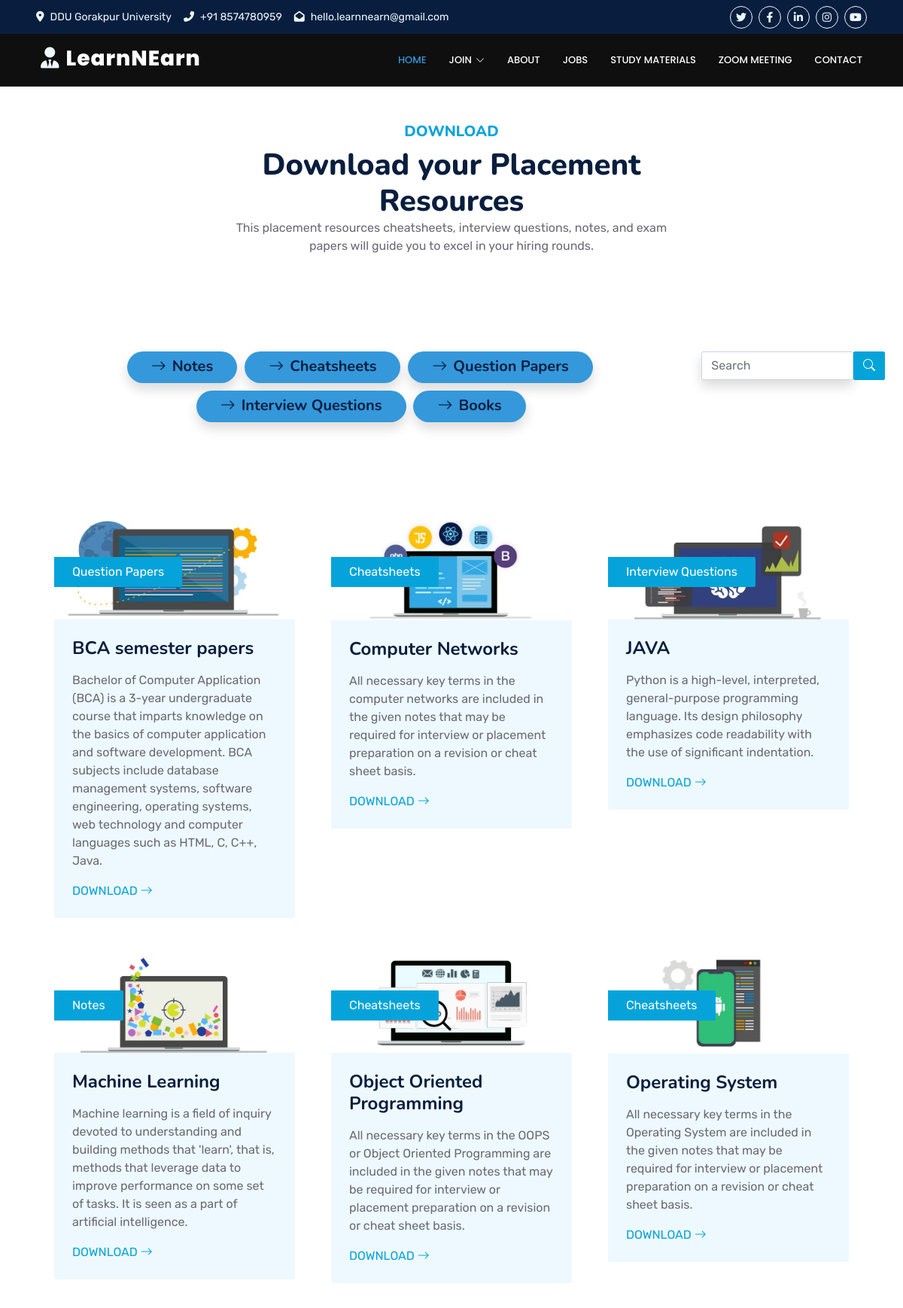
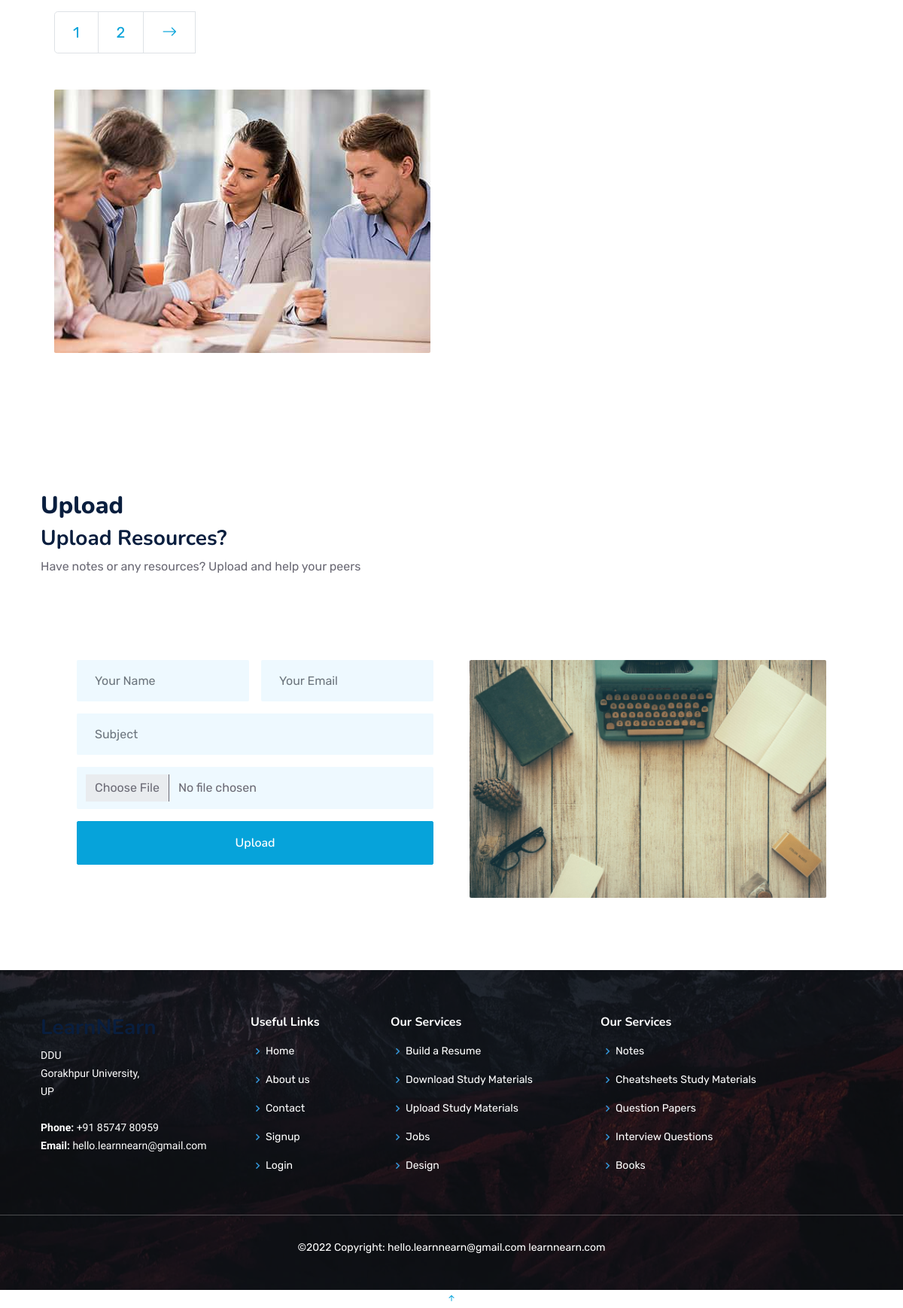
The app's page /notes/ with its own data (2 pictures, top to bottom).
### notes/models.py (models this page shows, shortened)
class AddCateg(models.Model):
     categId= models.AutoField(primary_key=True)
     categName=models.CharField(max_length = 100)
     def __str__(self):
          return self.categName

class AddNotes(models.Model):
     nname = models.CharField(max_length = 100)
     ncateg = models.ForeignKey(AddCateg, on_delete=models.CASCADE, null=True)
     ndesc = models.TextField(null=True)
     nimg=models.FileField(upload_to="notes/", max_length=500, null=True, default=None)
     nfile=models.FileField(null=True)

### notes/views.py (the view)
# urls.py: path('notes/', views.Notes, name='notes'),
def Notes(request):
    NotesData=AddNotes.objects.all().order_by('nname')
    categData=AddCateg.objects.all()
    if request.method=="GET":
        nt=request.GET.get('notesname')
        if nt!=None:
            NotesData=AddNotes.objects.all().filter(nname__contains=nt)
    paginator=Paginator(NotesData, 6)
    pagenum=request.GET.get('page')
    NotesDataFinal=paginator.get_page(pagenum)
    totalpage=NotesDataFinal.paginator.num_pages
    data={
        'NotesData': NotesDataFinal,
        'categData' : categData,
        'lastpage' : totalpage,
        'totalpagelist' : [n+1 for n in range(totalpage)]
    }
    return render(request,'notes/notes.html', data)

### templates/notes/notes.html (shortened to what this page needs)
{% extends 'base.html' %}
{% load static %}
{% block body %}
{% block headstuff %}
<link href="https://cdnjs.cloudflare.com/ajax/libs/font-awesome/5.10.0/css/all.min.css" rel="stylesheet">
<link href="https://cdn.jsdelivr.net/npm/bootstrap-icons@1.4.1/font/bootstrap-icons.css" rel="stylesheet">
<link href="lib/owlcarousel/assets/owl.carousel.min.css" rel="stylesheet">
<link href="lib/animate/animate.min.css" rel="stylesheet">
<link href="/static/bootstrap.min.css" rel="stylesheet">
{% endblock headstuff %}
<section id="download" class="download">
        <div class="container-fluid wow fadeInUp" data-wow-delay="0.1s">
            <div class="container py-5">
                <div class="section-title text-center position-relative pb-3 mb-5 mx-auto" style="max-width: 600px;">
                    <h5 class="fw-bold text-primary text-uppercase">DOWNLOAD</h5>
                    <h1 class="mb-0">Download your <span> Placement Resources</span></h1>
                    <p>This placement resources cheatsheets, interview questions, notes, and exam papers will guide you to excel in your hiring rounds.</p>
                </div>
            </div>
        <div class="row">
            <div class="col-lg-12 d-flex justify-content-center" data-aos="fade-up">
              <ul id="download-flters">
                {% for categ in categData %}
                <li data-filter="*" class="filter-active shadow"><a class="h5 fw-semi-bold  rounded py-2 px-3 mb-2" name="allnotes"
                    href="{% url 'notes-categ' categ.categId %}"><i
                        class="bi bi-arrow-right me-2"></i>{{ categ.categName}}</a></li>
                {% endfor %}
              </ul>
                    <div class="wow slideInUp" data-wow-delay="0.1s">
                        <div class="input-group">
                            <form class="d-flex" method="get">
                                <input type="text" name="notesname" class="form-control shadow" placeholder="Search">
                                <button class="btn btn-primary"><i class="bi bi-search"></i></button>
                            </form>
                        </div>
                    </div>
            </div>
        </div>
        <div class="container-fluid py-5 wow fadeInUp" data-aos="fade-up" data-wow-delay="0.1s">
            <div class="container py-5">
                <div class="row g-5">
                    <div class="col-lg-12">
                        <div class="row g-5">
                            {% for n in NotesData %}
                            <div class="col-md-4 wow slideInUp" data-wow-delay="0.1s">
                                <div class="blog-item bg-light rounded overflow-hidden">
                                    <div class="blog-img position-relative overflow-hidden">
                                        <img class="img-fluid" src="/media/{{n.nimg}}" alt="">
                                        <a class="position-absolute top-0 start-0 bg-primary text-white rounded-end mt-5 py-2 px-4"
                                            href="">{{n.ncateg}}</a>
                                    </div>
                                    <div class="p-4">
                                        <h4 class="mb-3">{{n.nname}}</h4>
                                        <p>{{ n.ndesc }}</p>
                                        <a class="text-uppercase" href="{{ n.nfile.url}}" target="_blank">Download <i
                                                class="bi bi-arrow-right"></i></a>
                                    </div>
                                </div>
                            </div>
                            {% empty %}
                            No Data found with this name
                            {% endfor %}
                            <div class="col-12 wow slideInUp" data-wow-delay="0.1s">
                                <nav aria-label="Page navigation">
                                    <ul class="pagination pagination-lg m-0">
                                        {% for n in totalpagelist %}
                                        <li class="page-item"><a class="page-link" href="/notes/?page={{n}}">{{ n }}</a>
                                        </li>
                                        {% endfor %}
                                        {% if NotesData.has_next %}
                                        <li class="page-item">
                                            <a class="page-link rounded-0"
                                                href="/notes/?page={{NotesData.next_page_number}}" aria-label="Next">
                                                <span aria-hidden="true"><i class="bi bi-arrow-right"></i></span>
                                            </a>
                                        </li>
                                        {% endif %}
                                    </ul>
                                </nav>
                            </div>
                        </div>
                    </div>
                        <div class="mb-5 wow slideInUp" data-aos="fade-up" data-wow-delay="0.1s">
                            <img src="/static/notesimages/img/blog-1.jpg" alt="" class="img-fluid rounded">
                        </div>
                    </div>
                </div>
            </div>
        </div>
</section>
<section id="upload" class="upload">
    <div class="container">
        <div class="section-title" data-aos="fade-up" data-aos="zoom-in">
            <h2>Upload</h2>
            <h3>Upload <span>Resources</span>?</h3>
            <p>Have notes or any resources? Upload and help your peers</p>
        </div>
        <div class="container-fluid py-5 wow fadeInUp" data-wow-delay="0.1s">
            <div class="container py-5">
                <div class="row g-5">
                    <div class="col-lg-6 wow slideInUp" data-wow-delay="0.3s">
                        <form method="post" role="form" id="notesform">
                            <div class="row g-3">
                                <div class="col-md-6">
                                    <input type="text" class="form-control border-0 bg-light px-4"
                                        placeholder="Your Name" id="cdname" name="unname" style="height: 55px;">
                                </div>
                                <div class="col-md-6">
                                    <input type="email" class="form-control border-0 bg-light px-4"
                                        placeholder="Your Email" id="cdemail" name="unotes" style="height: 55px;">
                                </div>
                                <div class="col-12">
                                    <input type="text" class="form-control border-0 bg-light px-4" placeholder="Subject"
                                        id="cdsubject" name="uncateg" style="height: 55px;">
                                </div>
                                <div class="col-12">
                                    <input type="file" class="form-control border-0 bg-light px-4 py-3" rows="4"
                                        placeholder="Upload File" id="unfile" name="unfile">
                                </div>
                                <div class="col-12">
                                    <button class="btn btn-primary w-100 py-3" type="submit">Upload</button>
                                </div>
                            </div>
                        </form>
                    </div>
                    <div class="col-lg-6 wow slideInUp" data-wow-delay="0.6s">
                        <img src="/static/login.jpg" alt="" class="position-relative rounded w-100 h-100">
                    </div>
                </div>
            </div>
        </div>
    </div>
</section>
        {% endblock body %}

### templates/base.html (shortened to what this page needs)
<!DOCTYPE html>
<html lang="en">
<head>
    <link rel="stylesheet" href="https://use.fontawesome.com/releases/v5.12.1/css/all.css">
    <link href="/static/vendor/aos/aos.css" rel="stylesheet">
    <link href="/static/vendor/bootstrap-icons/bootstrap-icons.css" rel="stylesheet">
    <link href="/static/vendor/bootstrap/css/bootstrap.min.css" rel="stylesheet">
    <link href="/static/vendor/boxicons/css/boxicons.min.css" rel="stylesheet">
    <link href="/static/vendor/glightbox/css/glightbox.min.css" rel="stylesheet">
    <link href="/static/vendor/swiper/swiper-bundle.min.css" rel="stylesheet">
    <link href="https://cdn.jsdelivr.net/npm/bootstrap@5.1.1/dist/css/bootstrap.min.css" rel="stylesheet"
>
    <link href="https://unpkg.com/aos@2.3.1/dist/aos.css" rel="stylesheet">
    <link rel="stylesheet" href="https://use.fontawesome.com/releases/v5.12.1/css/all.css">
    <link href="https://cdnjs.cloudflare.com/ajax/libs/font-awesome/5.10.0/css/all.min.css" rel="stylesheet">
    <link href="https://cdn.jsdelivr.net/npm/bootstrap-icons@1.4.1/font/bootstrap-icons.css" rel="stylesheet">
    <link href="lib/owlcarousel/assets/owl.carousel.min.css" rel="stylesheet">
    <link href="lib/animate/animate.min.css" rel="stylesheet">
    <link href="css/bootstrap.min.css" rel="stylesheet">
    <link href="https://cdn.jsdelivr.net/npm/bootstrap@5.0.0-beta3/dist/css/bootstrap.min.css" rel="stylesheet" />
    <link rel="stylesheet" href="https://cdnjs.cloudflare.com/ajax/libs/font-awesome/6.1.2/css/all.min.css" />
    {% block headstuff %} {% endblock headstuff %}
</head>
<body>
<div class="container-fluid bg-dark px-5 d-none d-lg-block">
  <div class="row gx-0">
      <div class="col-lg-8 text-center text-lg-start mb-2 mb-lg-0">
          <div class="d-inline-flex align-items-center" style="height: 45px;">
              <small class="me-3 text-light"><i class="fa fa-map-marker-alt me-2"></i>DDU Gorakpur University</small>
              <small class="me-3 text-light"><i class="fa fa-phone-alt me-2"></i>+91 8574780959</small>
              <small class="text-light"><i class="fa fa-envelope-open me-2"></i>hello.learnnearn@gmail.com</small>
          </div>
      </div>
      <div class="col-lg-4 text-center text-lg-end">
          <div class="d-inline-flex align-items-center" style="height: 45px;">
              <a class="btn btn-sm btn-outline-light btn-sm-square rounded-circle me-2" href=""><i
                      class="fab fa-twitter fw-normal"></i></a>
              <a class="btn btn-sm btn-outline-light btn-sm-square rounded-circle me-2" href=""><i
                      class="fab fa-facebook-f fw-normal"></i></a>
              <a class="btn btn-sm btn-outline-light btn-sm-square rounded-circle me-2" href=""><i
                      class="fab fa-linkedin-in fw-normal"></i></a>
              <a class="btn btn-sm btn-outline-light btn-sm-square rounded-circle me-2" href=""><i
                      class="fab fa-instagram fw-normal"></i></a>
              <a class="btn btn-sm btn-outline-light btn-sm-square rounded-circle" href=""><i
                      class="fab fa-youtube fw-normal"></i></a>
          </div>
      </div>
  </div>
</div>
<header id="header" class="d-flex align-items-center">
  <div class="container d-flex justify-content-between">
    <div class="logo">
      <h1 class="text-light"><i class="fa fa-user-tie me-2"></i><a href="{% url 'home' %}">LearnNEarn</a></h1>
    </div>
    <nav id="navbar" class="navbar">
      <ul>
        <li><a class="nav-link scrollto active" href="{% url 'home' %}">Home</a></li>
        {% if request.user.is_authenticated %}
          <li><a class="nav-link scrollto" href="{% url 'logout' %}">Logout</a></li>
        {% else %}
          <li class="dropdown"><a href="#"><span>Join</span> <i class="bi bi-chevron-down"></i></a>
          </li>
        {% endif %}
        <li><a class="nav-link scrollto" href="{% url 'about' %}">About</a></li>
        <li><a class="nav-link scrollto" href="{% url 'jobs' %}">Jobs</a></li>
        <li><a class="nav-link scrollto" href="{% url 'notes' %}">Study Materials</a></li>
        <li><a class="nav-link scrollto" href="{% url 'current_meeting' %}">Zoom Meeting</a></li>
        <li><a class="nav-link scrollto" href="{% url 'contact' %}">Contact</a></li>
    </ul>
    </nav>
  </div>
</header>
    {% block body %}{% endblock body %}
  <footer id="footer">
    <div class="footer-top">
      <div class="container">
        <div class="row">
          <div class="col-lg-3 col-md-6 footer-contact">
            <h3>LearnNEarn</h3>
            <p>
              DDU <br>
              Gorakhpur University, <br>
              UP <br><br>
              <strong>Phone:</strong> +91 85747 80959<br>
              <strong>Email:</strong> hello.learnnearn@gmail.com<br>
            </p>
          </div>
          <div class="col-lg-2 col-md-6 footer-links">
            <h4>Useful Links</h4>
            <ul>
              <li><i class="bx bx-chevron-right"></i> <a href="{% url 'home' %}">Home</a></li>
              <li><i class="bx bx-chevron-right"></i> <a href="{% url 'about' %}">About us</a></li>
              <li><i class="bx bx-chevron-right"></i> <a href="{% url 'contact' %}">Contact</a></li>
              <li><i class="bx bx-chevron-right"></i> <a href="{% url 'student_registration' %}">Signup</a></li>
              <li><i class="bx bx-chevron-right"></i> <a href="{% url 'student_login' %}">Login</a></li>
            </ul>
          </div>
          <div class="col-lg-3 col-md-6 footer-links">
            <h4>Our Services</h4>
            <ul>
              <li><i class="bx bx-chevron-right"></i> <a href="#">Build a  Resume</a></li>
              <li><i class="bx bx-chevron-right"></i> <a href="#">Download Study Materials</a></li>
              <li><i class="bx bx-chevron-right"></i> <a href="#">Upload  Study Materials</a></li>
              <li><i class="bx bx-chevron-right"></i> <a href="#">Jobs</a></li>
              <li><i class="bx bx-chevron-right"></i> <a href="#"> Design</a></li>
            </ul>
          </div>
          <div class="col-lg-3 col-md-6 footer-links">
            <h4>Our Services</h4>
            <ul>
              <li><i class="bx bx-chevron-right"></i> <a href="#">Notes</a></li>
              <li><i class="bx bx-chevron-right"></i> <a href="#">Cheatsheets Study Materials</a></li>
              <li><i class="bx bx-chevron-right"></i> <a href="#">Question Papers</a></li>
              <li><i class="bx bx-chevron-right"></i> <a href="#">Interview Questions</a></li>
              <li><i class="bx bx-chevron-right"></i> <a href="#">Books</a></li>
            </ul>
          </div>
        </div>
      </div>
      <hr>
  <div class="text-center p-3" id="copyright" style="color:white;" >
    ©2022 Copyright: hello.learnnearn@gmail.com
    <a class="footer-links" style="color: #fff !important" href="">learnnearn.com</a>
  </div>
    </div>
    </footer>
    <a href="#" class="back-to-top d-flex align-items-center justify-content-center"><i class="bi bi-arrow-up-short"></i></a>
</body>
</html>

### records on screen
AddCateg: categName "Notes"
AddCateg: categName "Cheatsheets"
AddCateg: categName "Question Papers"
AddCateg: categName "Interview Questions"
AddCateg: categName "Books"
AddNotes: ncateg "Question Papers", nname "BCA semester papers", ndesc "Bachelor of Computer Application (BCA) is a 3-year undergraduate course that imparts knowledge on the basics of computer application and software development. BCA subjects include database management systems, software engineering, operating systems, web technology and computer languages such as HTML, C, C++, Java."
AddNotes: nimg (picture), ncateg "Cheatsheets", nname "Computer Networks", ndesc "All necessary key terms in the computer networks are included in the given notes that may be required for interview or placement preparation on a revision or cheat sheet basis."
AddNotes: ncateg "Interview Questions", nname "JAVA", ndesc "Python is a high-level, interpreted, general-purpose programming language. Its design philosophy emphasizes code readability with the use of significant indentation."
AddNotes: nimg (picture), ncateg "Notes", nname "Machine Learning", ndesc "Machine learning is a field of inquiry devoted to understanding and building methods that 'learn', that is, methods that leverage data to improve performance on some set of tasks. It is seen as a part of artificial intelligence."
AddNotes: nimg (picture), ncateg "Cheatsheets", nname "Object Oriented Programming", ndesc "All necessary key terms in the OOPS or Object Oriented Programming are included in the given notes that may be required for interview or placement preparation on a revision or cheat sheet basis."
AddNotes: nimg (picture), ncateg "Cheatsheets", nname "Operating System", ndesc "All necessary key terms in the Operating System are included in the given notes that may be required for interview or placement preparation on a revision or cheat sheet basis."

### other values on screen
{{ n }} "1" "2"
